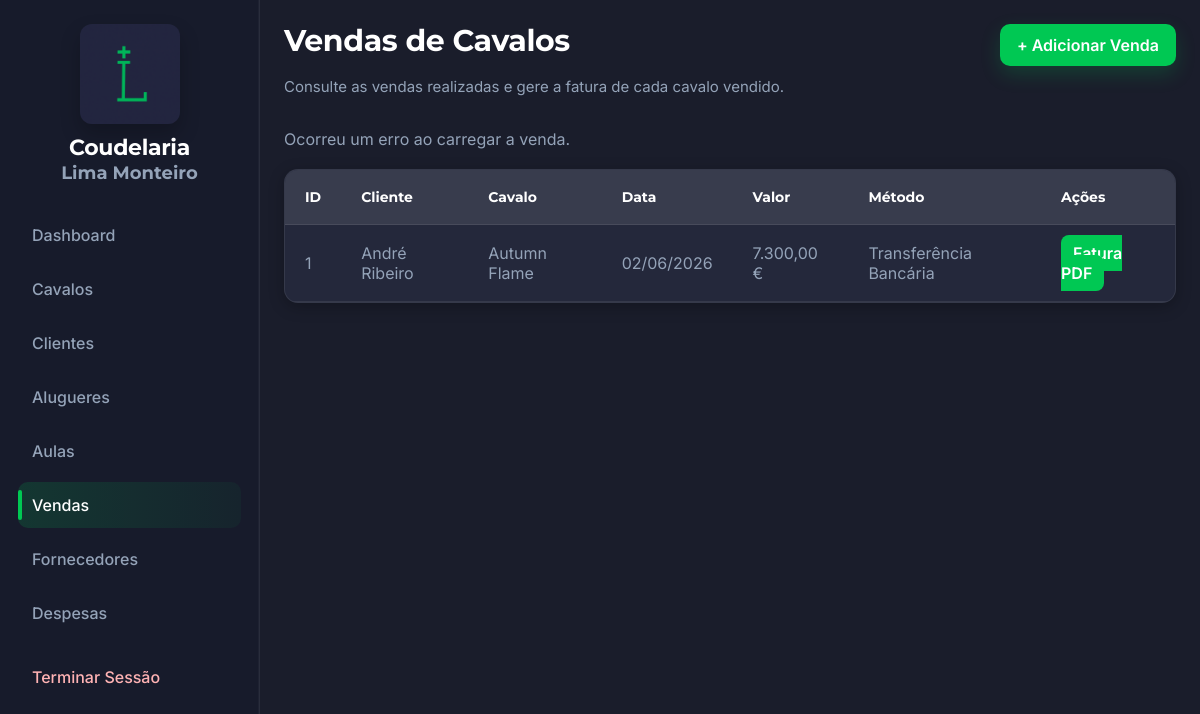
The app's page /admin/vendas.php?erro=venda_nao_encontrada (signed in), older data.
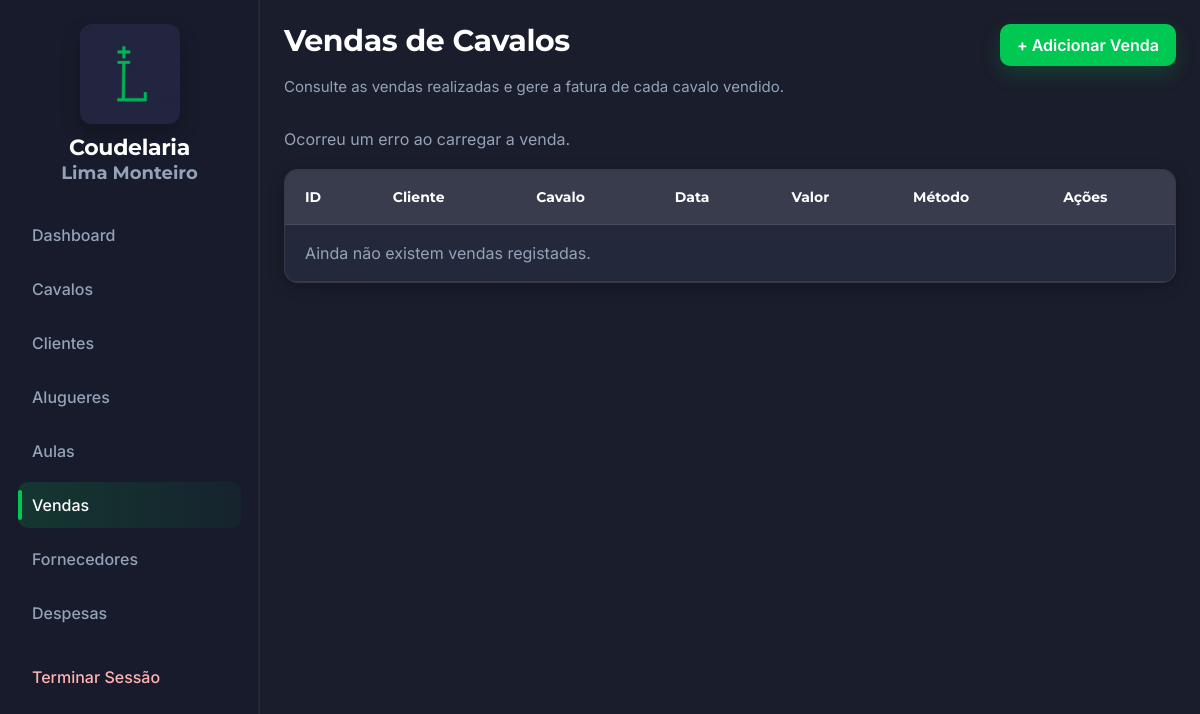
The same page, newer data.
### tables this page shows
CREATE TABLE `vendas_cavalos` (
  `id` int(11) NOT NULL,
  `cliente_id` int(11) NOT NULL,
  `cavalo_id` int(11) NOT NULL,
  `data_venda` date NOT NULL,
  `valor` decimal(10,2) NOT NULL,
  `metodo_pagamento` varchar(50) DEFAULT NULL,
  `observacoes` text DEFAULT NULL,
  `data_criacao` timestamp NOT NULL DEFAULT current_timestamp()
);

CREATE TABLE `clientes` (
  `id` int(11) NOT NULL,
  `nome` varchar(150) NOT NULL,
  `email` varchar(150) NOT NULL,
  `telefone` varchar(30) DEFAULT NULL,
  `nif` varchar(20) DEFAULT NULL,
  `mensagem` text NOT NULL,
  `tipo_interesse` varchar(50) DEFAULT 'compra',
  `estado` varchar(50) DEFAULT 'potencial',
  `criado_em` timestamp NOT NULL DEFAULT current_timestamp()
);

CREATE TABLE `cavalos` (
  `id` int(11) NOT NULL,
  `nome` varchar(150) NOT NULL,
  `raca` varchar(100) NOT NULL,
  `sexo` varchar(20) DEFAULT NULL,
  `data_nascimento` date DEFAULT NULL,
  `altura` decimal(3,2) DEFAULT NULL,
  `cor` varchar(50) DEFAULT NULL,
  `preco` decimal(10,2) NOT NULL,
  `estado` varchar(50) DEFAULT NULL,
  `descricao` text DEFAULT NULL,
  `imagem` varchar(255) DEFAULT NULL,
  `criado_em` timestamp NOT NULL DEFAULT current_timestamp()
);

### admin/vendas.php (the view, shortened to what the changed rows need)
<?php
require_once __DIR__ . '/../backend/conexao.php';
$stmt = $conn->query("
    SELECT
        vendas_cavalos.id,
        vendas_cavalos.data_venda,
        vendas_cavalos.valor,
        vendas_cavalos.metodo_pagamento,
        clientes.nome AS cliente_nome,
        cavalos.nome AS cavalo_nome
    FROM vendas_cavalos
    INNER JOIN clientes ON clientes.id = vendas_cavalos.cliente_id
    INNER JOIN cavalos ON cavalos.id = vendas_cavalos.cavalo_id
    ORDER BY vendas_cavalos.data_venda DESC, vendas_cavalos.id DESC
");
$vendas = $stmt->fetchAll(PDO::FETCH_ASSOC);
function formatarDataVenda($data) {
    return date('d/m/Y', strtotime($data));
}
function formatarValorVenda($valor) {
    return number_format((float)$valor, 2, ',', '.') . ' €';
}
?>
<!DOCTYPE html>
<html lang="pt">
<head>
    <link rel="stylesheet" href="assets/css/admin.css">
</head>
<body>
    <div class="admin-layout">
        <aside class="admin-sidebar">
            <a href="../public/index.html" class="sidebar-logo-link">
                <div class="sidebar-logo">
                    <div class="sidebar-titulo">
                        <h2>Coudelaria</h2>
                    </div>
                </div>
            </a>
        </aside>
        <main class="admin-main">
            <header class="admin-header admin-header-flex">
                <div class="admin-header-texto">
                    <h1>Vendas de Cavalos</h1>
                </div>
            </header>
            <section class="tabela-container">
                <table class="admin-tabela">
                    <thead>
                        <tr>
                            <th>ID</th>
                            <th>Cliente</th>
                            <th>Cavalo</th>
                            <th>Data</th>
                            <th>Valor</th>
                            <th>Método</th>
                            <th>Ações</th>
                        </tr>
                    </thead>
                    <tbody>
                        <?php if (count($vendas) === 0): ?>
                            <tr>
                                <td colspan="7" class="mensagem-vazia">
                                    Ainda não existem vendas registadas.
                                </td>
                            </tr>
                        <?php else: ?>
                            <?php foreach ($vendas as $venda): ?>
                                <tr>
                                    <td><?= htmlspecialchars($venda['id']) ?></td>
                                    <td><?= htmlspecialchars($venda['cliente_nome']) ?></td>
                                    <td><?= htmlspecialchars($venda['cavalo_nome']) ?></td>
                                    <td><?= htmlspecialchars(formatarDataVenda($venda['data_venda'])) ?></td>
                                    <td><?= htmlspecialchars(formatarValorVenda($venda['valor'])) ?></td>
                                    <td>
                                        <?= !empty($venda['metodo_pagamento'])
                                            ? htmlspecialchars($venda['metodo_pagamento'])
                                            : '-'
                                        ?>
                                    </td>
                                    <td>
                                        <a
                                            href="fatura-venda.php?id=<?= htmlspecialchars($venda['id']) ?>"
                                            class="btn-editar"
                                            target="_blank"
                                        >
                                            Fatura PDF
                                        </a>
                                    </td>
                                </tr>
                            <?php endforeach; ?>
                        <?php endif; ?>
                    </tbody>
                </table>
            </section>
        </main>
    </div>
</body>
</html>

Row changes from the older to the newer data that the page shows:
removed vendas_cavalos: id "1", cliente.nome "André Ribeiro", cavalo.nome "Autumn Flame", data_venda "02/06/2026", valor "7.300,00 €", metodo_pagamento "Transferência Bancária"
Text that changed along with them:
text now shown: "Ainda não existem vendas registadas."
